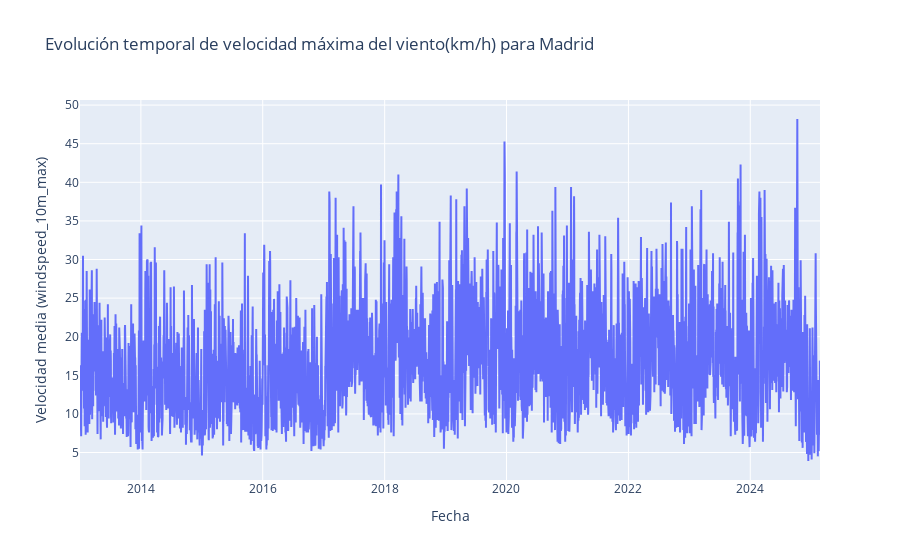

This figure's notebook cell:
### Markdown cell above
### Velocidad máxima *(km/h)*

### Code cell
fig = go.Figure()

fig.add_trace(
    go.Scatter(
        x=df_diario_madrid['time'],
        y=df_diario_madrid['windspeed_10m_max'],
        name="MADRID",
        mode='lines'
    )
)

fig.update_layout(
    title = f"Evolución temporal de velocidad máxima del viento(km/h) para Madrid",
    xaxis_title = "Fecha",
    yaxis_title = "Velocidad media (windspeed_10m_max)"
)

fig.show()

### Figure 1 — Plotly figure (JSON) as saved in the notebook; plotly's stock layout.template omitted (floating-point values rounded to 4 significant figures; data arrays with more than 128 entries replaced by an {"elided": "..."} marker saying what was removed)
{"data": [{"mode": "lines", "name": "MADRID", "type": "scatter", "x": {"elided": "4436 str values"}, "y": {"elided": "4436 float values"}}], "layout": {"title": {"text": "Evolución temporal de velocidad máxima del viento(km/h) para Madrid"}, "xaxis": {"title": {"text": "Fecha"}}, "yaxis": {"title": {"text": "Velocidad media (windspeed_10m_max)"}}}}
